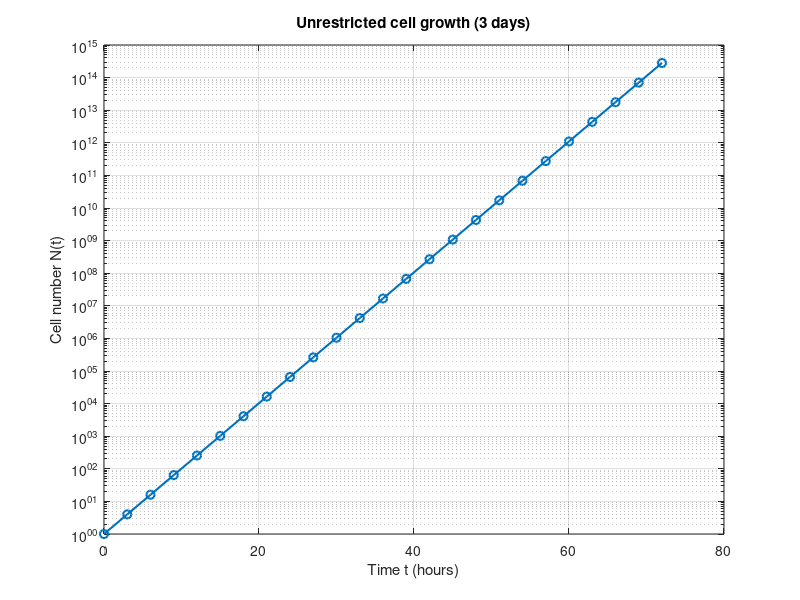
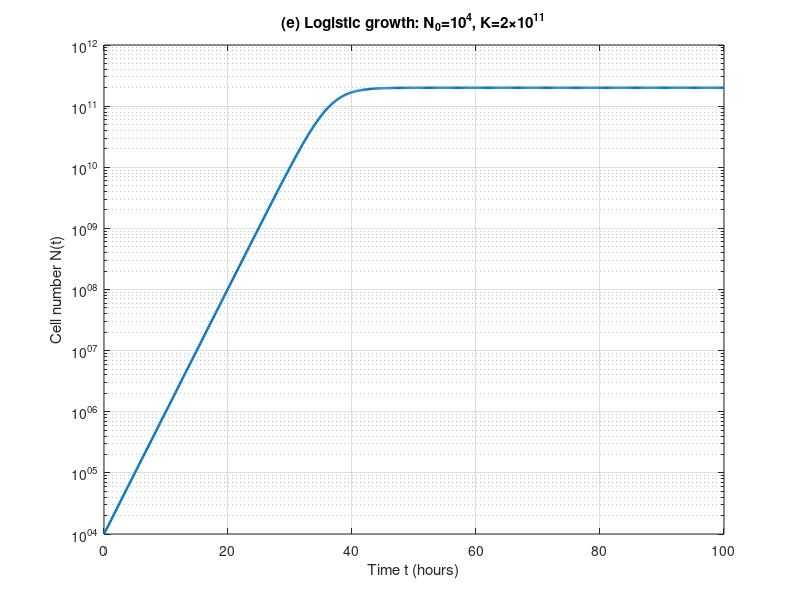

Recreate these plots in MATLAB, in order. (Note: this script raises an error after producing the figures.)
%% Problem 1 Yeast growth
% author: Yunpeng Chu
% Date:   2025/9/17
% Note:   Please use version 2013a or above

clear; clc; close all;
%% Common parameters
tau  = 1.5;                 % doubling time 
rate = log(2)/tau;          % growth rate 

%% (a)
N0_a    = 1;                        % initial cell number
t_final = 72;                       % total time
dt_a    = 3;                        % sampling interval
tgrid_A  = 0:dt_a:t_final;          % sampling times
N_expA  = N0_a * 2.^(tgrid_A./tau); % unrestricted growth model
N_3days = N_expA(end);

fprintf('===== (a) =====\n\n');
fprintf('Estimated number of cells after 3 days N = %.4e\n\n', N_3days);

figure('Name','(a) Exponential growth','Color','w');
semilogy(tgrid_A, N_expA, 'o-','LineWidth',1.5); grid on;
xlabel('Time t (hours)'); ylabel('Cell number N(t)'); title('Unrestricted cell growth (3 days)');

%% (b)
d_um     = 6;               % diameter 
r_m      = (d_um/2) * 1e-6; % radius 
Vcell_m3 = (4/3)*pi*r_m^3;  % m^3
Vcell_L  = Vcell_m3 / 1e-3; % L

V_total = N_3days * Vcell_L;

fprintf('===== (b) =====\n\n');
fprintf('Single cell volume  V_cell = %.3e L\n', Vcell_L);
fprintf('Total volume after 3 days  V_total = %.3e L\n\n', V_total);

%% (c)
N0_c  = 1e4; % initial cell number
V_max = 1.0; % maximum volume
N_max = V_max / Vcell_L;    

t_max = tau * log2(N_max / N0_c);
fprintf('===== (c) =====\n\n');
fprintf('Estimated by "space limit": N_max ≈ %.3e cells\n', N_max);
fprintf('Time for exponential model to reach this limit t ≈ %.2f hours (≈ %.2f days)\n\n', t_max, t_max/24);

%% (d) 
dens_max = 2e8;                     % cells/mL
K        = dens_max * 1000 * V_max; % carrying capacity for 1 L
V_K_max = K * Vcell_L;       
fraction = V_K_max / V_max;

fprintf('===== (d) =====\n\n');
fprintf('Carrying capacity for 1 L K = %.2e cells\n', K);
fprintf('Total cell volume at maximum density ≈ %.3f mL (≈ %.2f%% of 1 L)\n\n', ...
        V_K_max*1e3, fraction*100);

%% (e)
N0_e   = N0_c;
tmax_e = max(t_max*1.4, 100);         
tgrid_E = linspace(0, tmax_e, 600);

A        = (K - N0_e)/N0_e;
N_logE   = K ./ (1 + A .* exp(-rate.*tgrid_E));

% Plot
figure('Name','(e) Logistic model','Color','w');
semilogy(tgrid_E, N_logE, 'LineWidth',1.8); grid on;
xlabel('Time t (hours)'); ylabel('Cell number N(t)');
title('(e) Logistic growth: N_0=10^4, K=2\times10^{11}');
yline(K,'--','K');

% Find 0.99K point
alpha    = 0.99;
t_99     = (1/rate) * log( (alpha/(1-alpha)) * (K/N0_e - 1) );
days_99K = t_99/24;

figure('Name','(e) Logistic model','Color','w'); hold on; grid on; box on;
semilogy(tgrid_E, N_logE, 'LineWidth',1.8, 'Color',[0 0.45 0.74]);
yline(K,'--k','K');
patch([0 tmax_e tmax_e 0], [alpha*K alpha*K K K], ...
      [1 0 0], 'FaceAlpha',0.08, 'EdgeColor','none');

xline(t_99,'-r', ...
      'Label',sprintf('0.99K at %.1f h',t_99), ...
      'LabelOrientation','horizontal', 'LineWidth',1.6);
semilogy(t_99, alpha*K, 'ro', 'MarkerFaceColor','r', 'MarkerSize',5);
xlabel('Time t (hours)'); 
ylabel('Cell number N(t)');
title('(e) Logistic growth: N_0=10^4, K=2\times10^{11}');
xlim([0 tmax_e]);
ylim([min(N_logE)/1.5, K*1.2]);
set(gca,'YMinorGrid','on');

fprintf('===== (e) =====\n\n');
fprintf('Logistic: t_{0.99K} ≈ %.2f hours (≈ %.2f days)\n', t_99, days_99K);


